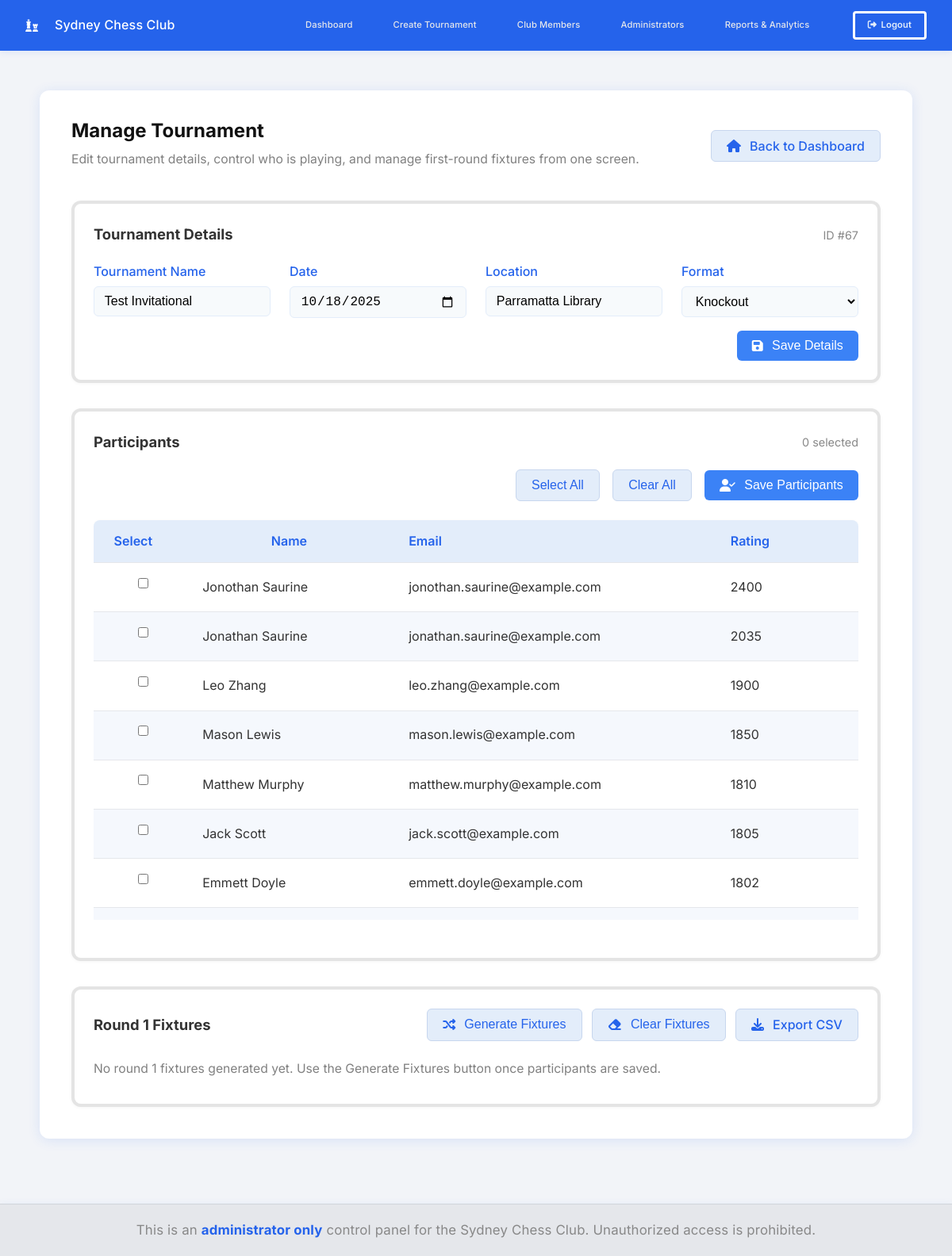
Screenshot of /edit-tournament/67 (signed in) with the database file from the repository.
### tables this page shows
CREATE TABLE tournaments (
        id INTEGER PRIMARY KEY AUTOINCREMENT,
        name TEXT NOT NULL,
        date TEXT NOT NULL,
        location TEXT NOT NULL,
        format TEXT NOT NULL
    );

CREATE TABLE members (
        id INTEGER PRIMARY KEY AUTOINCREMENT,
        name TEXT NOT NULL,
        email TEXT,
        rating INTEGER DEFAULT 1200,
        joined_at TEXT DEFAULT (datetime ('now'))
    );

### app.py (the view, shortened to what this page needs)
@app.route('/edit-tournament/<int:tournament_id>', methods=['GET', 'POST'])
@login_required
def edit_tournament(tournament_id):
    intent = request.form.get('intent')
    with get_db_connection() as conn:
        tournament = conn.execute('SELECT * FROM tournaments WHERE id = ?', (tournament_id,)).fetchone()
        if not tournament:
            flash('Tournament not found', 'danger')
            return redirect(url_for('index'))
        members = conn.execute('SELECT * FROM members ORDER BY rating DESC, name ASC').fetchall()
        selected_ids = {
            row['member_id']
            for row in conn.execute(
                'SELECT member_id FROM tournament_participants WHERE tournament_id = ?',
                (tournament_id,)
            ).fetchall()
        }
        fixtures = conn.execute('''
            SELECT f.*, m1.name as player1_name, m2.name as player2_name
            FROM fixtures f
            JOIN members m1 ON f.player1_id = m1.id
            LEFT JOIN members m2 ON f.player2_id = m2.id
            WHERE f.tournament_id = ? AND f.round = 1
            ORDER BY f.id
        ''', (tournament_id,)).fetchall()
    return render_template(
        'edit-tournament.html',
        tournament=tournament,
        members=members,
        selected_ids=selected_ids,
        fixtures=fixtures
    )

### app.py (called while the page is built)
def get_db_connection():
    conn = sqlite3.connect('data/main.db')
    conn.row_factory = sqlite3.Row
    try:
        conn.execute('PRAGMA foreign_keys = ON')
    except Exception:
        pass
    return conn

def login_required(f):
    @wraps(f)
    def decorated_function(*args, **kwargs):
        if 'username' not in session:
            flash('You must be logged in to access this page', 'danger')
            return redirect(url_for('login'))
        return f(*args, **kwargs)
    return decorated_function

@app.before_request
def ensure_csrf_and_session():
    if 'csrf_token' not in session:
        session['csrf_token'] = secrets.token_hex(32)
    if request.method == 'POST':
        token = request.form.get('csrf_token')
        if not token or token != session.get('csrf_token'):
            abort(400)

@app.after_request
def set_security_headers(resp):
    resp.headers['X-Frame-Options'] = 'DENY'
    resp.headers['X-Content-Type-Options'] = 'nosniff'
    resp.headers['Referrer-Policy'] = 'no-referrer'
    csp = (
        "default-src 'self'; "
        "script-src 'self' https://cdn.jsdelivr.net https://cdnjs.cloudflare.com; "
        "style-src 'self' 'unsafe-inline' https://fonts.googleapis.com https://cdnjs.cloudflare.com; "
        "img-src 'self' data:; "
        "font-src 'self' https://fonts.gstatic.com https://cdnjs.cloudflare.com; "
        "connect-src 'self'; "
        "frame-ancestors 'none'"
    )
    resp.headers['Content-Security-Policy'] = csp
    if request.scheme == 'https':
        resp.headers['Strict-Transport-Security'] = 'max-age=31536000; includeSubDomains; preload'
    return resp

@app.context_processor
def inject_globals():
    allow_signup = False
    if os.environ.get('ADMIN_SIGNUP_SECRET'):
        allow_signup = True
    return dict(csrf_token=session.get('csrf_token'), allow_signup=allow_signup, APP_ENV=APP_ENV)

### templates/edit-tournament.html (shortened to what this page needs)
{% extends 'base.html' %}
{% block content %}
<div class="main-container tournament-manage-container">
    <div class="tournament-manage-header flex-between">
        <div>
            <h2 class="tournament-manage-title">Manage Tournament</h2>
            <p class="muted-info mb-05">Edit tournament details, control who is playing, and manage first-round
                fixtures from one screen.</p>
        </div>
        <a href="{{ url_for('index') }}" class="btn-secondary"><i class="fa-solid fa-house icon-left"></i>Back to
            Dashboard</a>
    </div>
    <section class="manage-card">
        <div class="manage-card-header flex-between">
            <h3 class="manage-card-title">Tournament Details</h3>
            <span class="manage-card-meta">ID #{{ tournament['id'] }}</span>
        </div>
        <form class="tournament-detail-form" method="post"
            action="{{ url_for('edit_tournament', tournament_id=tournament['id']) }}" autocomplete="off">
            <div class="details-grid">
                <div class="form-field">
                    <label for="name" class="fw-500">Tournament Name</label>
                    <input type="text" name="name" id="name" value="{{ tournament['name'] }}" required
                        placeholder="e.g. Sydney Open">
                </div>
                <div class="form-field">
                    <label for="date" class="fw-500">Date</label>
                    <input type="date" name="date" id="date" value="{{ tournament['date'] }}" required>
                </div>
                <div class="form-field">
                    <label for="location" class="fw-500">Location</label>
                    <input type="text" name="location" id="location" value="{{ tournament['location'] }}" required
                        placeholder="e.g. Sydney Chess Club">
                </div>
                <div class="form-field">
                    <label for="format" class="fw-500">Format</label>
                    <select name="format" id="format" required>
                        <option value="Knockout" {% if tournament['format']=='Knockout' %}selected{% endif %}>Knockout</option>
                    </select>
                </div>
            </div>
            <div class="detail-actions">
                <button type="submit" class="btn-primary"><i class="fa-solid fa-floppy-disk icon-left"></i>Save
                    Details</button>
            </div>
        </form>
    </section>
    <section class="manage-card" id="participants">
        <div class="manage-card-header flex-between">
            <h3 class="manage-card-title">Participants</h3>
            <span class="manage-card-meta">{{ selected_ids|length }} selected</span>
        </div>
        <form method="post" action="{{ url_for('edit_tournament', tournament_id=tournament['id']) }}">
            <div class="flex-end gap-1 mb-05 participant-actions">
                <button type="button" class="btn-secondary select-all-btn">Select All</button>
                <button type="button" class="btn-secondary clear-all-btn">Clear All</button>
                <button type="submit" class="btn-primary save-participants-btn"><i
                        class="fa-solid fa-user-check icon-left"></i>Save
                    Participants</button>
            </div>
            <div class="scrollable-table">
                <table class="tournament-table members-table">
                    <thead>
                        <tr>
                            <th>Select</th>
                            <th>Name</th>
                            <th>Email</th>
                            <th>Rating</th>
                        </tr>
                    </thead>
                    <tbody>
                        {% for member in members %}
                        <tr>
                            <td><input type="checkbox" name="participants" value="{{ member['id'] }}" ></td>
                            <td>{{ member['name'] }}</td>
                            <td>{{ member['email'] or '-' }}</td>
                            <td>{{ member['rating'] }}</td>
                        </tr>
                        {% endfor %}
                    </tbody>
                </table>
            </div>
        </form>
    </section>
    <section class="manage-card" id="fixtures">
        <div class="manage-card-header flex-between">
            <h3 class="manage-card-title">Round 1 Fixtures</h3>
            <div class="fixture-actions">
                <form method="post" action="{{ url_for('generate_fixtures', tournament_id=tournament['id']) }}">
                    <button type="submit" class="btn-secondary"><i class="fa-solid fa-shuffle icon-left"></i>Generate
                        Fixtures</button>
                </form>
                <form method="post" action="{{ url_for('clear_fixtures', tournament_id=tournament['id']) }}">
                    <button type="submit" class="btn-secondary"><i class="fa-solid fa-eraser icon-left"></i>Clear
                        Fixtures</button>
                </form>
                <a href="{{ url_for('export_fixtures_csv', tournament_id=tournament['id']) }}"
                    class="btn-secondary export-csv-btn"><i class="fa-solid fa-download icon-left"></i>Export CSV</a>
            </div>
        </div>
        {% if fixtures %}
        <div id="fixtures-anchor"></div>
        <table class="tournament-table">
            <thead>
                <tr>
                    <th>Player 1</th>
                    <th>Player 2</th>
                    <th>Result</th>
                </tr>
            </thead>
            <tbody>
                {% for fixture in fixtures %}
                <tr>
                    <td>{{ fixture['player1_name'] }}</td>
                    <td>{% if fixture['player2_name'] %}{{ fixture['player2_name'] }}{% else %}BYE{% endif %}</td>
                    <td>{{ fixture['result'] }}</td>
                </tr>
                {% endfor %}
            </tbody>
        </table>
        {% else %}
        <p class="muted-info">No round 1 fixtures generated yet. Use the Generate Fixtures button once participants are
            saved.</p>
        {% endif %}
    </section>
</div>
{% endblock %}

### rows the page displays
tournaments: id "67", name "Test Invitational", date "10/18/2025", location "Parramatta Library", format "Knockout"
members: name "Jonothan Saurine", email "jonothan.saurine@example.com", rating "2400"
members: name "Jonathan Saurine", email "jonathan.saurine@example.com", rating "2035"
members: name "Leo Zhang", email "leo.zhang@example.com", rating "1900"
members: name "Mason Lewis", email "mason.lewis@example.com", rating "1850"
members: name "Matthew Murphy", email "matthew.murphy@example.com", rating "1810"
members: name "Jack Scott", email "jack.scott@example.com", rating "1805"
members: name "Emmett Doyle", email "emmett.doyle@example.com", rating "1802"

### other values shown
{{ selected_ids|length }} "0"
